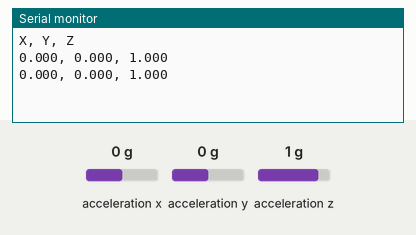
Simulated run of this sketch. Board: Arduino Nano 33 IoT. Parts: the last lines printed to the serial monitor. Inputs (shaded band) come from the test bench; at power-on: acceleration x 0 g, acceleration y 0 g, acceleration z 1 g.

Above: at 1.8 s.
1.9 s: acceleration x set to -1.4 g
At 2.3 s:
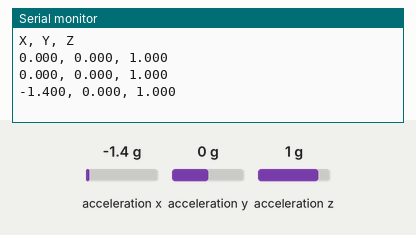
3.4 s: acceleration y set to -1.4 g
At 4.7 s:
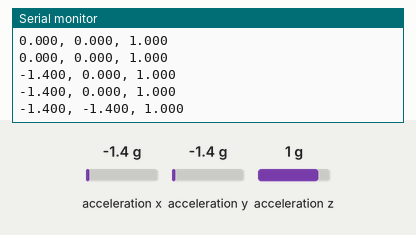
4.9 s: acceleration z set to -1.4 g
At 5.8 s:
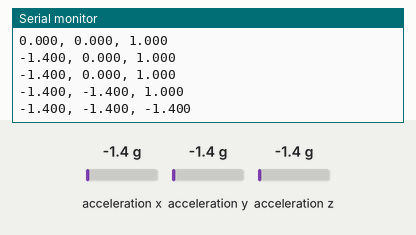

The sketch:

savedatapython.ino
```cpp
#include <Arduino_LSM6DS3.h>

float x, y, z;

void setup() {
  Serial.begin(9600); // match baud rate with Python
  while (!Serial);    // wait for serial port to connect

  if (!IMU.begin()) {
    Serial.println("Failed to initialize IMU!");
    while (1);
  }

  Serial.println("X, Y, Z");  // header for CSV
}

void loop() {
  if (IMU.accelerationAvailable()) {
    IMU.readAcceleration(x, y, z);
    Serial.print(x, 3);
    Serial.print(", ");
    Serial.print(y, 3);
    Serial.print(", ");
    Serial.println(z, 3);
  }

  delay(1000); // read every 1 second
}
```

Measured:
- after the input at 1.9 s, the serial monitor: prints a new line after 0.10 s (image 1)
- after the input at 3.4 s, the serial monitor: prints a new line after 0.61 s (image 2)
- after the input at 4.9 s, the serial monitor: prints a new line after 0.11 s (image 3)
